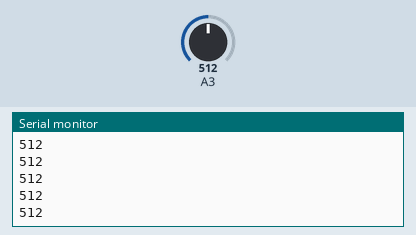
Recording of a sketch running on a simulated Arduino Uno, built with avr-gcc and run on an emulated ATmega328P. Shown: the last lines printed to the serial monitor. The inputs (shaded band) are chosen by the test bench; at power-on: A3 = 512.

Above: at 1.2 s.
1.3 s: A3 set to 716
At 2.4 s:
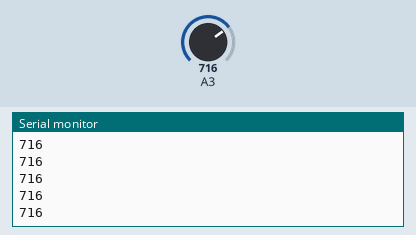
2.8 s: A3 set to 900
At 3.5 s:
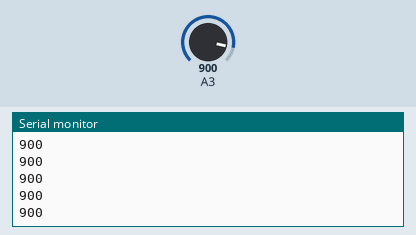
Timing chart, 0 to 5.8 s (numbered marks = the images above; inputs shaded):
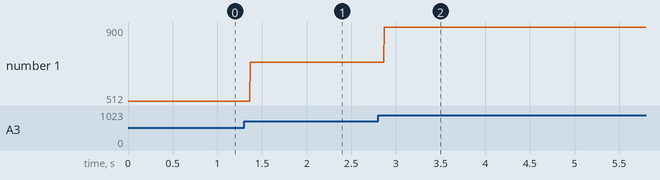

Measured:
- after the input at 1.3 s, the serial monitor: prints a new line after 0.07 s (image 1)
- after the input at 2.8 s, the serial monitor: prints a new line after 0.07 s (image 2)
- plotted number 1: 512 → 716 after the input at 1.3 s, 716 → 900 after the input at 2.8 s

The sketch:

AnalogReadSerial.ino
```cpp
/*
  AnalogReadSerial
  Lê a entrada analógica no pino A3, imprime o resultado no monitor serial.
  Conecte o pino central de um potênciometro ao pino A3, e os pinos de fora a 3V (VCC) e terra (GND).

  Hardware Necessário:
  * MSP-EXP430G2 LaunchPad
  * Potênciometro de 10K
  * fios (jumpers)

  Este código de exemplo está em domínio público.

  modificado 11 Janeiro 2016
  por Ricardo Alcântara
*/

// a rotina setup roda assim que você pressiona o botão de reset ou liga a placa:
void setup() {
  // inicializa a comunicação serial em 9600 bits por segundo:
  Serial.begin(9600); // msp430g2231 deve usar 4800
}


// a rotina loop executa as instruções em sequência e repete para sempre:
void loop() {
  // lê o valor no pino analógico A3:
  int valorSensor = analogRead(A3);
  // imprime o valor que foi lido:
  Serial.println(valorSensor);
  delay(1); // aguarda entre leituras para garantir estabilidade
}
```
